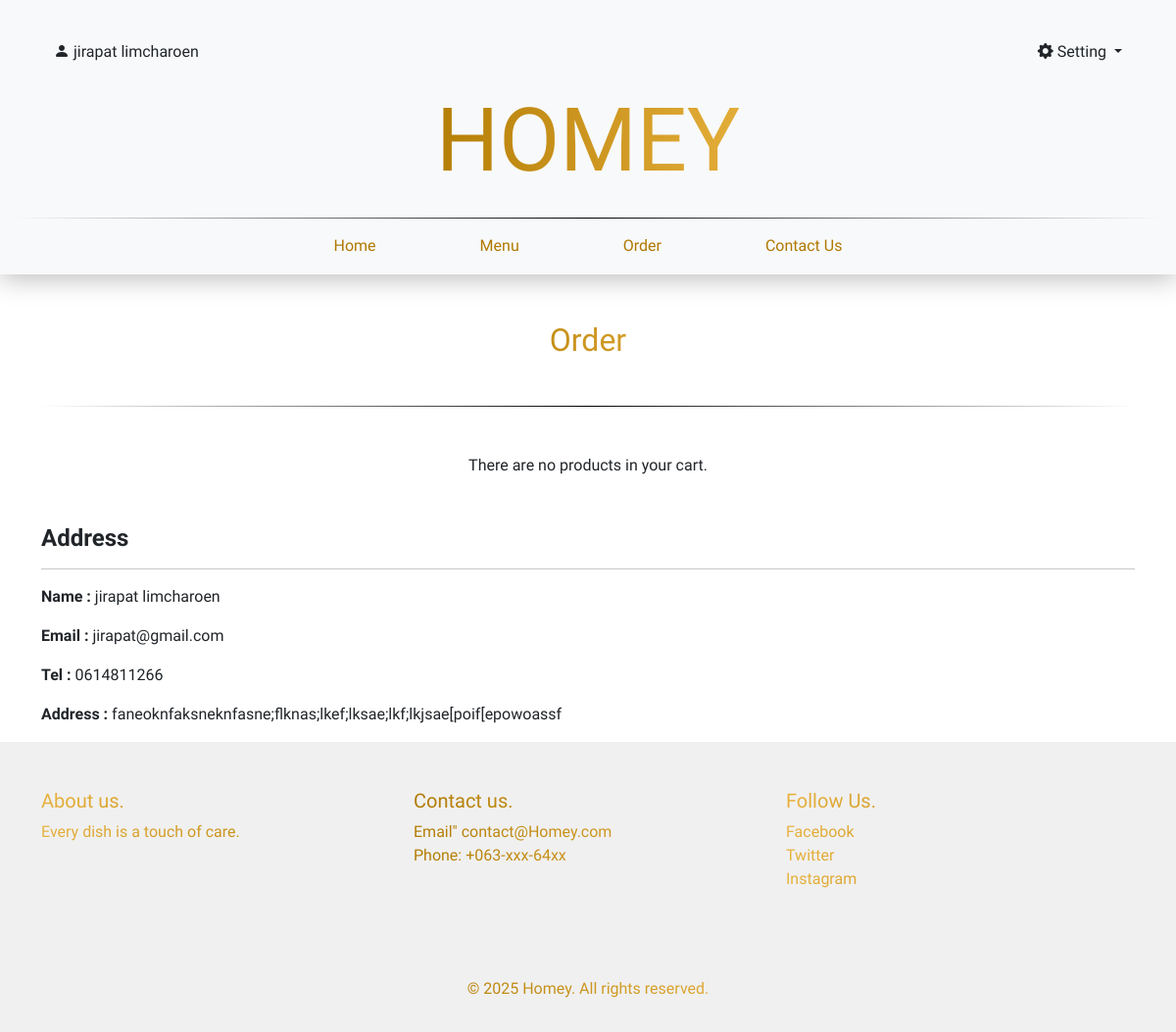
Screenshot of /order.php (signed in) with the database file from the repository.
### tables this page shows
CREATE TABLE `users` (
  `id` int(11) NOT NULL,
  `firstName` text NOT NULL,
  `lastName` varchar(50) NOT NULL,
  `address` varchar(255) NOT NULL,
  `email` varchar(100) NOT NULL,
  `password` varchar(255) NOT NULL,
  `phone` text NOT NULL,
  `profile_image` varchar(255) NOT NULL,
  `role` varchar(255) NOT NULL
);

### controls/fetchAddress.php (called while the page is built)
<?php
include 'db.php';
$sql = "SELECT `firstName`, `lastName`, `address`, `phone`, `email` FROM `users` WHERE id = :users_id";
$stmt = $pdo->prepare($sql);
$stmt->bindParam(':users_id', $_SESSION['user_id'], PDO::PARAM_INT);
$stmt->execute();
$row = $stmt->fetch(PDO::FETCH_ASSOC);
?>

### order.php (the view, shortened to what this page needs)
<?php
$totalPrice = 0;
include './controls/fetchAddress.php';
?>
<!DOCTYPE html>
<html lang="en">
<head>
    <link href="https://cdn.jsdelivr.net/npm/bootstrap@5.3.0-alpha1/dist/css/bootstrap.min.css" rel="stylesheet" />
    <link rel="stylesheet" href="assets/css/style.css">
    <link rel="stylesheet" href="https://cdn.jsdelivr.net/npm/bootstrap-icons@1.13.1/font/bootstrap-icons.min.css">
    <link rel="stylesheet" href="assets/css/style.css">
</head>
<body>
    <?php include './components/header.php' ?>
    <section id="cart_product">
        <div class="container">
            <h2 class="text-center mt-5 pb-5 bd color-text">Order</h2>
            <?php if (isset($_SESSION['cart']) && count($_SESSION['cart']) > 0) : ?>
                <div class="row g-3">
                    <?php foreach ($_SESSION['cart'] as $index => $food) : ?>
                        <div class="col-12">
                            <div class="card mt-5" style="cursor: pointer; border: 1px solid #555555ff;" data-bs-toggle="collapse" data-bs-target="#collapse<?= $index ?>" aria-expanded="false" aria-controls="collapse<?= $index ?>">
                                <img src="./assets/imgs/<?= htmlspecialchars($food['productImage']); ?>" class="card-img-top" alt="<?= htmlspecialchars($food['productName']); ?>" style="height: 200px; object-fit: cover;">
                                <div class="nmenu">
                                    <h2><?= htmlspecialchars($food['productName']); ?></h2>
                                </div>
                                <div class="qtity">
                                    <h2><Strong>Quantity : </Strong><?= htmlspecialchars($food['quantity']); ?></h2>
                                </div>
                            </div>
                            <div id="collapse<?= $index ?>" class="collapse rounded" style="box-shadow: 0px 0px 10px 5px rgba(0, 0, 0, 0.25);">
                                <div class="p-3 d-flex justify-content-between">
                                    <div>
                                        <p><strong>Price:</strong> <?= htmlspecialchars($food['productPrice']); ?> ฿</p>
                                        <p><strong>Total Price:</strong> <?= htmlspecialchars($food['productPrice'] * $food['quantity']); ?> ฿</p>
                                    </div>
                                    <div>
                                        <div class="d-flex align-items-center gap-2 mt-2">
                                            <form method="post" style="display:inline;">
                                                <input type="hidden" name="productId" value="<?= htmlspecialchars($food['productId']); ?>">
                                                <input type="hidden" name="action" value="increase">
                                                <button type="submit" class="btn btn-success"><i class="bi bi-plus-circle-fill"></i></button>
                                            </form>
                                            <form method="post" style="display:inline;">
                                                <input type="hidden" name="productId" value="<?= htmlspecialchars($food['productId']); ?>">
                                                <input type="hidden" name="action" value="decrease">
                                                <button type="submit" class="btn btn-warning"><i class="bi bi-dash-circle-fill"></i></button>
                                            </form>
                                            <form method="post" style="display:inline;" onsubmit="confirmDelete(event)">
                                                <input type="hidden" name="productId" value="<?= htmlspecialchars($food['productId']); ?>">
                                                <input type="hidden" name="action" value="remove">
                                                <button type="submit" class="btn btn-danger"><i class="bi bi-trash-fill"></i></button>
                                            </form>
                                        </div>
                                    </div>
                                </div>
                            </div>
                        </div>
                    <?php endforeach; ?>
                </div>
                <div class="mt-4">
                    <h4><strong>Total Price: <?= number_format($totalPrice, 2) ?> ฿</strong></h4>
                </div>
            <?php else : ?>
                <p class="text-center mt-5">There are no products in your cart.</p>
            <?php endif; ?>
            <div class="mt-5 text-left">
                <h4><strong>Address</strong></h4>
                <hr>
                <p><strong>Name :</strong> <?= htmlspecialchars($row['firstName'] . " " . $row['lastName']); ?></p>
                <p><strong>Email :</strong> <?= htmlspecialchars($row['email']); ?></p>
                <p><strong>Tel :</strong> <?= htmlspecialchars($row['phone']); ?></p>
                <p><strong>Address :</strong> <?= htmlspecialchars($row['address']); ?></p>
            </div>
    </section>
    <?php include './components/footer.php'; ?>
</body>
</html>

### assets/css/style.css (style rules this page uses)
* { font-family: "Taviraj", serif; }
.color-text { background: linear-gradient(to right, #e9b33fff, rgb(175, 120, 0), #e9b33fff, rgb(175, 120, 0)); -webkit-background-clip: text; -webkit-text-fill-color: transparent; }
.bd { border-bottom: solid; border-width: 0px 0px 1px 0px; border-image: linear-gradient(to right, rgba(0, 0, 0, 0), rgba(0, 0, 0, 1), rgba(0, 0, 0, 0)) 1; }

### rows the page displays
users: firstName+lastName "jirapat limcharoen", email "jirapat@gmail.com", phone "0614811266", address "faneoknfaksneknfasne;flknas;lkef;lksae;lkf;lkjsae[poif[epowoassf"

### other values shown
$_SESSION['name'] "jirapat limcharoen"
